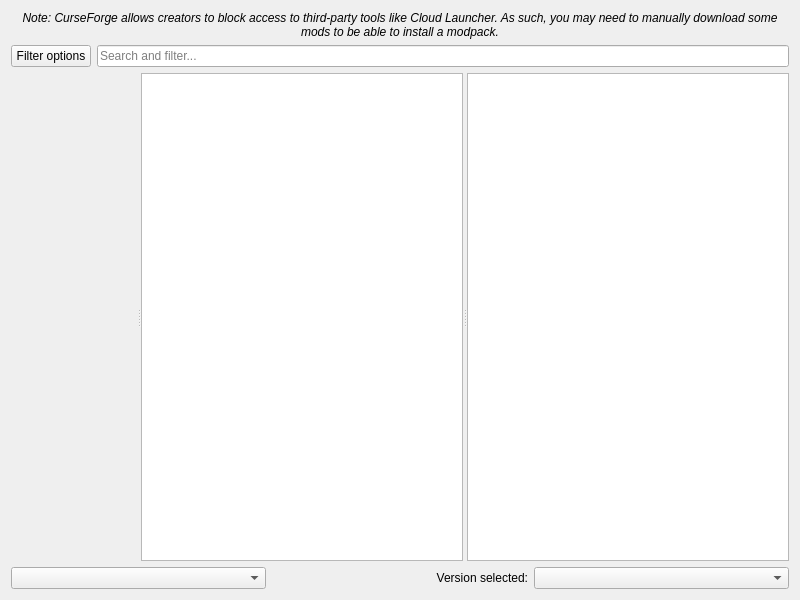
<?xml version="1.0" encoding="UTF-8"?>
<ui version="4.0">
 <class>FlamePage</class>
 <widget class="QWidget" name="FlamePage">
  <property name="geometry">
   <rect>
    <x>0</x>
    <y>0</y>
    <width>800</width>
    <height>600</height>
   </rect>
  </property>
  <layout class="QVBoxLayout" name="verticalLayout">
   <item>
    <widget class="QLabel" name="label_2">
     <property name="font">
      <font>
       <italic>true</italic>
      </font>
     </property>
     <property name="text">
      <string>Note: CurseForge allows creators to block access to third-party tools like Cloud Launcher. As such, you may need to manually download some mods to be able to install a modpack.</string>
     </property>
     <property name="alignment">
      <set>Qt::AlignCenter</set>
     </property>
     <property name="wordWrap">
      <bool>true</bool>
     </property>
    </widget>
   </item>
   <item>
    <layout class="QHBoxLayout" name="horizontalLayout">
     <item>
      <widget class="QPushButton" name="filterButton">
       <property name="text">
        <string>Filter options</string>
       </property>
      </widget>
     </item>
     <item>
      <widget class="QLineEdit" name="searchEdit">
       <property name="placeholderText">
        <string>Search and filter...</string>
       </property>
      </widget>
     </item>
    </layout>
   </item>
   <item>
    <widget class="QSplitter" name="splitter">
     <property name="sizePolicy">
      <sizepolicy hsizetype="Expanding" vsizetype="Expanding">
       <horstretch>0</horstretch>
       <verstretch>0</verstretch>
      </sizepolicy>
     </property>
     <property name="orientation">
      <enum>Qt::Horizontal</enum>
     </property>
     <widget class="QWidget" name="widget" native="true"/>
     <widget class="QListView" name="packView">
      <property name="horizontalScrollBarPolicy">
       <enum>Qt::ScrollBarAlwaysOff</enum>
      </property>
      <property name="alternatingRowColors">
       <bool>true</bool>
      </property>
      <property name="iconSize">
       <size>
        <width>48</width>
        <height>48</height>
       </size>
      </property>
      <property name="verticalScrollMode">
       <enum>QAbstractItemView::ScrollPerPixel</enum>
      </property>
     </widget>
     <widget class="ProjectDescriptionPage" name="packDescription">
      <property name="openExternalLinks">
       <bool>true</bool>
      </property>
      <property name="openLinks">
       <bool>true</bool>
      </property>
     </widget>
    </widget>
   </item>
   <item>
    <layout class="QHBoxLayout">
     <item>
      <widget class="QComboBox" name="sortByBox"/>
     </item>
     <item>
      <widget class="QLabel" name="label">
       <property name="text">
        <string>Version selected:</string>
       </property>
       <property name="alignment">
        <set>Qt::AlignRight|Qt::AlignTrailing|Qt::AlignVCenter</set>
       </property>
      </widget>
     </item>
     <item>
      <widget class="QComboBox" name="versionSelectionBox"/>
     </item>
    </layout>
   </item>
  </layout>
 </widget>
 <customwidgets>
  <customwidget>
   <class>ProjectDescriptionPage</class>
   <extends>QTextBrowser</extends>
   <header>ui/widgets/ProjectDescriptionPage.h</header>
  </customwidget>
 </customwidgets>
 <tabstops>
  <tabstop>packView</tabstop>
  <tabstop>packDescription</tabstop>
  <tabstop>sortByBox</tabstop>
  <tabstop>versionSelectionBox</tabstop>
 </tabstops>
 <resources/>
 <connections/>
</ui>
